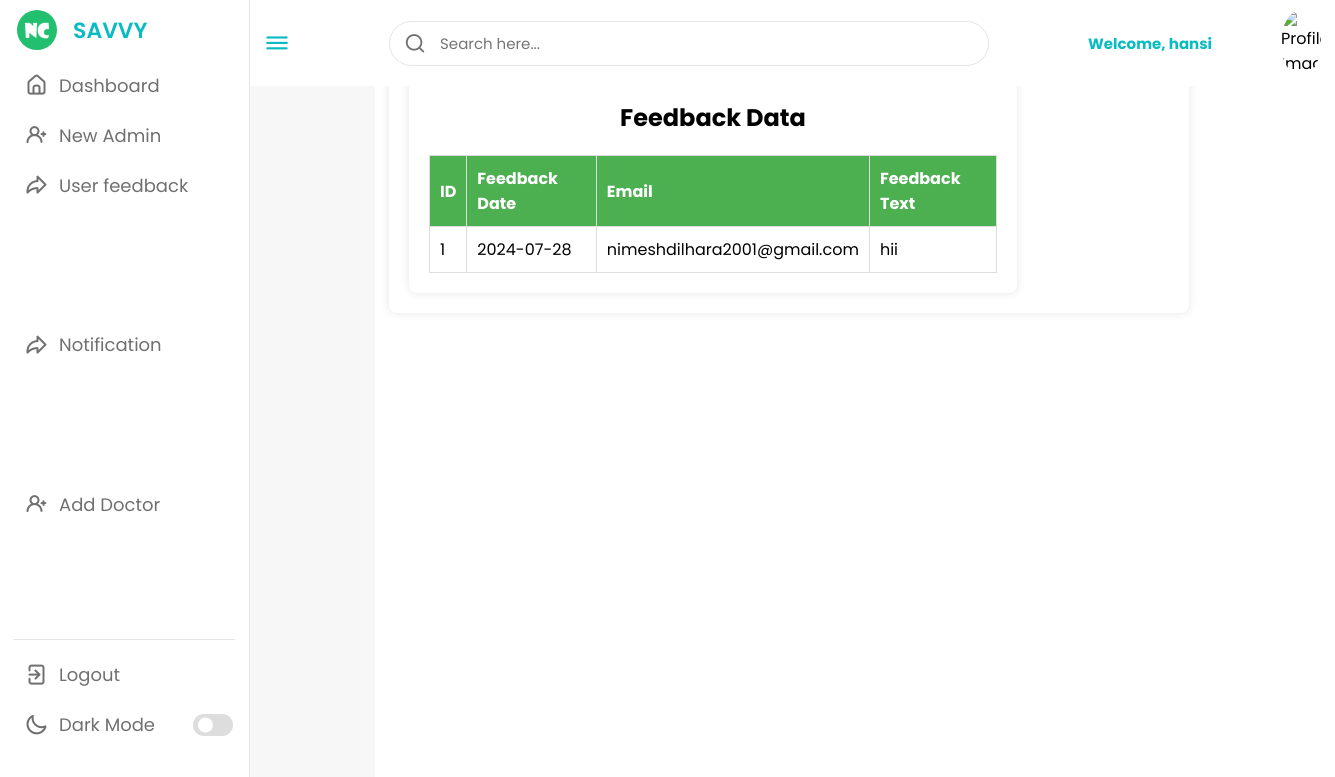
Page /adminfeedbackviewer.php (signed in) on the committed database.
### tables this page shows
CREATE TABLE `feedback` (
  `id` int(11) NOT NULL,
  `feedback_date` date NOT NULL,
  `email` varchar(100) NOT NULL,
  `feedback_text` text NOT NULL
);

### feedbackview.php (the view, shortened to what this page needs)
<?php
include 'connect.php';
$sql = "SELECT id, feedback_date, email, feedback_text FROM feedback";
$result = $conn->query($sql);
?>
<!DOCTYPE html>
<html lang="en">
<head>
</head>
<body>
    <div class="container">
        <h1>Feedback Data</h1>
        <table>
            <thead>
                <tr>
                    <th>ID</th>
                    <th>Feedback Date</th>
                    <th>Email</th>
                    <th>Feedback Text</th>
                </tr>
            </thead>
            <tbody>
                <?php
                if ($result->num_rows > 0) {
                    while($row = $result->fetch_assoc()) {
                        echo "<tr>";
                        echo "<td>" . htmlspecialchars($row['id']) . "</td>";
                        echo "<td>" . htmlspecialchars($row['feedback_date']) . "</td>";
                        echo "<td>" . htmlspecialchars($row['email']) . "</td>";
                        echo "<td>" . htmlspecialchars($row['feedback_text']) . "</td>";
                        echo "</tr>";
                    }
                } else {
                    echo "<tr><td colspan='4'>No feedback found</td></tr>";
                }
                ?>
            </tbody>
        </table>
    </div>
</body>
</html>

### adminfeedbackviewer.php (shortened to what this page needs)
<?php
$servername = "localhost";
$db_username = "root";
$db_password = "";
$db_name = "SAVVY";
$conn = new mysqli($servername, $db_username, $db_password, $db_name);
$username = $_SESSION['username'];
$sql = "SELECT * FROM admin WHERE username='$username'";
$result = $conn->query($sql);
if ($result->num_rows > 0) {
    while($row = $result->fetch_assoc()) {
        $admin_name = $row['username'];
    }
} else {
    echo "Admin information not found!";
}
?>
<!DOCTYPE html>
<html lang="en">
<head>
    <link rel="stylesheet" href="admin/style.css">
    <link rel="stylesheet" href="https://unicons.iconscout.com/release/v4.0.0/css/line.css">
    <link rel="stylesheet" href="https://cdnjs.cloudflare.com/ajax/libs/font-awesome/4.7.0/css/font-awesome.min.css">
</head>
<body>
<nav>
        <div class="logo-name">
            <div class="logo-image">
                <img src="images/logo.png" alt="">
            </div>
            <span class="logo_name">SAVVY</span>
        </div>
        <div class="menu-items">
        <ul class="nav-links">
                <li><a href="admindashboard.php">
                    <i class="uil uil-estate"></i>
                    <span class="link-name">Dashboard</span>
                </a></li>
                <li><a href="newadmin.php">
                    <i class="uil uil-user-plus"></i>
                    <span class="link-name">New Admin</span>
                </a></li>
                <li><a href="adminfeedbackviewer.php">
                    <i class="uil uil-share"></i>
                    <span class="link-name">User feedback</span>
                </a></li>
            </ul>
            <li><a href="adminnotification.php">
                    <i class="uil uil-share"></i>
                    <span class="link-name">Notification</span>
                </a></li>
            <li><a href="adminadd_doctor2.php">
                <i class="uil uil-user-plus"></i>
                <span class="link-name">Add Doctor</span>
            </a></li>
            <ul class="logout-mode">
                <li><a href="admin/logout.php">
                    <i class="uil uil-signout"></i>
                    <span class="link-name">Logout</span>
                </a></li>
                <li class="mode">
                    <a href="#">
                        <i class="uil uil-moon"></i>
                    <span class="link-name">Dark Mode</span>
                </a>
                <div class="mode-toggle">
                  <span class="switch"></span>
                </div>
            </li>
            </ul>
        </div>
    </nav>
    <section class="dashboard">
        <div class="top">
            <i class="uil uil-bars sidebar-toggle"></i>
            <div class="search-box">
                <i class="uil uil-search"></i>
                <input type="text" placeholder="Search here...">
            </div>
            <h1>Welcome, <?php echo $admin_name; ?></h1>
            <img src="images/profile.jpg" alt="Profile Image">
        </div>
        <div class="dash-content">
            <div class="container">
            <?php include 'feedbackview.php';?>
</body>
</html>

### admin/style.css (style rules this page uses)
* { margin: 0; padding: 0; box-sizing: border-box; font-family: 'Poppins', sans-serif; }
:root { --primary-color: #0ba7f5; --panel-color: #ffffff; --text-color: #0abcc2; --black-light-color: #707070; --border-color: #e6e5e5; --toggle-color: #DDD; --box1-color: #4DA3FF; --box2-color: #FFE6AC; --box3-color: #E7D1FC; --title-icon-color: #fff; --tran-05: all 0.5s ease; --tran-03: all 0.3s ease; --tran-03: all 0.2s ease; }
body { min-height: 100vh; background-color: var(--primary-color); }
nav { position: fixed; top: 0; left: 0; height: 100%; width: 250px; padding: 10px 14px; background-color: var(--panel-color); border-right: 1px solid var(--border-color); transition: var(--tran-05); }
nav .logo-name { display: flex; align-items: center; }
nav .logo-image { display: flex; justify-content: center; min-width: 45px; }
nav .logo-image img { width: 40px; object-fit: cover; border-radius: 50%; }
nav .logo-name .logo_name { font-size: 22px; font-weight: 600; color: var(--text-color); margin-left: 14px; transition: var(--tran-05); }
nav .menu-items { margin-top: 10px; height: calc(100% - 90px); display: flex; flex-direction: column; justify-content: space-between; }
.menu-items li { list-style: none; }
.menu-items li a { display: flex; align-items: center; height: 50px; text-decoration: none; position: relative; }
.menu-items li a i { font-size: 24px; min-width: 45px; height: 100%; display: flex; align-items: center; justify-content: center; color: var(--black-light-color); }
.menu-items li a .link-name { font-size: 18px; font-weight: 400; color: var(--black-light-color); transition: var(--tran-05); }
.menu-items .logout-mode { padding-top: 10px; border-top: 1px solid var(--border-color); }
.menu-items .mode { display: flex; align-items: center; white-space: nowrap; }
.menu-items .mode-toggle { position: absolute; right: 14px; height: 50px; min-width: 45px; display: flex; align-items: center; justify-content: center; cursor: pointer; }
.mode-toggle .switch { position: relative; display: inline-block; height: 22px; width: 40px; border-radius: 25px; background-color: var(--toggle-color); }
.switch:before { content: ""; position: absolute; left: 5px; top: 50%; transform: translateY(-50%); height: 15px; width: 15px; background-color: var(--panel-color); border-radius: 50%; transition: var(--tran-03); }
.dashboard { position: relative; left: 250px; background-color: var(--panel-color); min-height: 100vh; width: calc(100% - 250px); padding: 10px 14px; transition: var(--tran-05); }
.dashboard .top { position: fixed; top: 0; left: 250px; display: flex; width: calc(100% - 250px); justify-content: space-between; align-items: center; padding: 10px 14px; background-color: var(--panel-color); transition: var(--tran-05); z-index: 10; }
.dashboard .top .sidebar-toggle { font-size: 26px; color: var(--text-color); cursor: pointer; }
.dashboard .top .search-box { position: relative; height: 45px; max-width: 600px; width: 100%; margin: 0 30px; }
.top .search-box input { position: absolute; border: 1px solid var(--border-color); background-color: var(--panel-color); padding: 0 25px 0 50px; border-radius: 30px; height: 100%; width: 100%; color: var(--text-color); font-size: 15px; font-weight: 400; outline: none; }
.top .search-box i { position: absolute; left: 15px; font-size: 22px; z-index: 10; top: 50%; transform: translateY(-50%); color: var(--black-light-color); }
.top img { width: 40px; border-radius: 50%; }
.top h1 { font-size: 15px; color: var(--text-color); }
.dashboard .dash-content { padding-top: 50px; }

### feedbackview.php (style rules this page uses)
body { font-family: Arial, sans-serif; background-color: #f7f7f7; margin: 0; padding: 0; display: flex; justify-content: center; align-items: center; height: 100vh; }
.container { background-color: #fff; padding: 20px; border-radius: 8px; box-shadow: 0 0 10px rgba(0, 0, 0, 0.1); width: 80%; max-width: 800px; text-align: center; }
table { width: 100%; border-collapse: collapse; margin-top: 20px; }
th, td { padding: 10px; border: 1px solid #ddd; text-align: left; }
th { background-color: #4CAF50; color: #fff; }

### rows in the picture
feedback: id "1", feedback_date "2024-07-28", email "nimeshdilhara2001@gmail.com", feedback_text "hii"

### other values in the picture
$admin_name "hansi"
